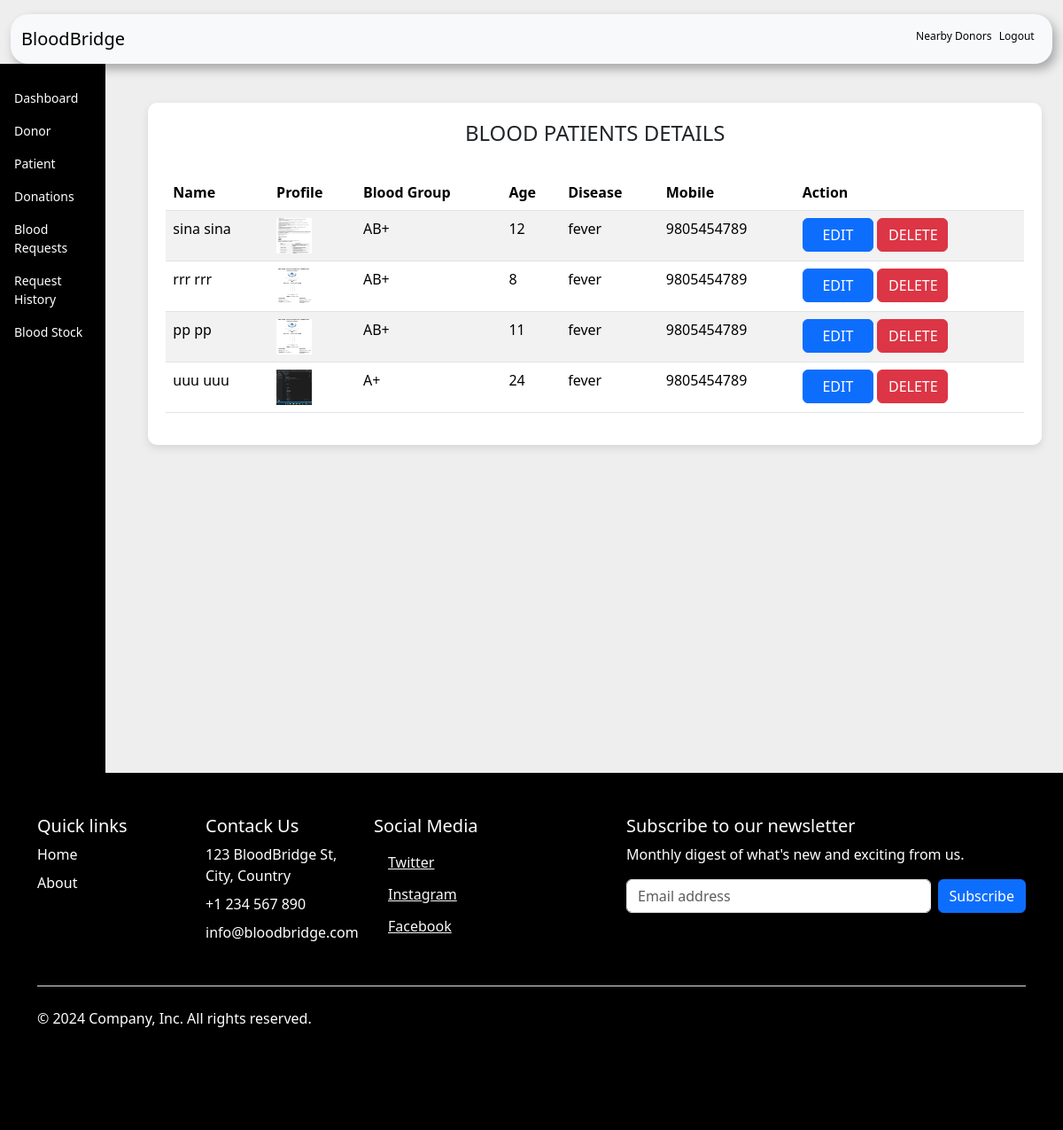
The page /admin-patient (signed in) on the database as committed earlier.
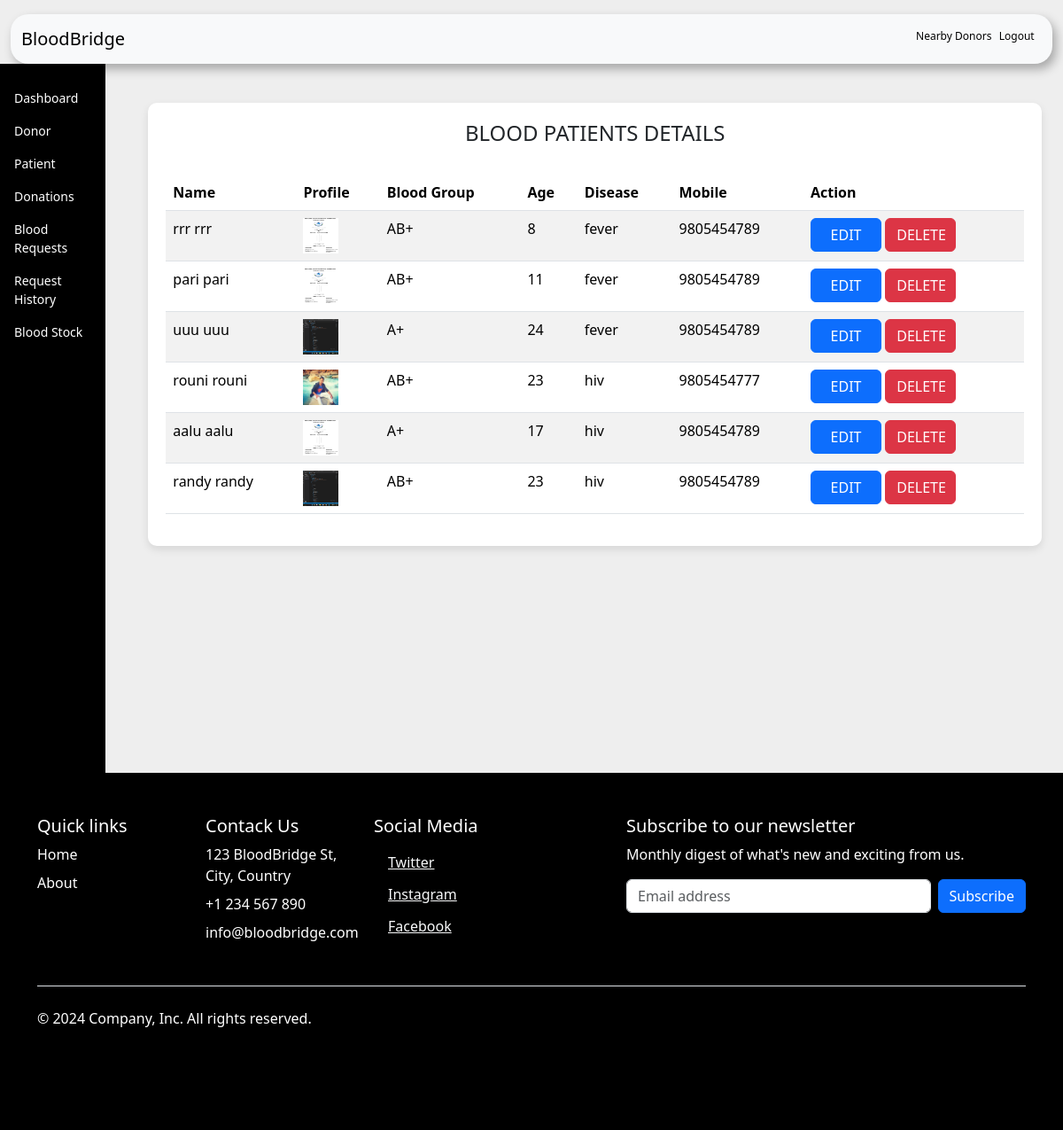
The same page on the database as committed later.
### patient/models.py (models this page shows, shortened)
class Patient(models.Model):
    user=models.OneToOneField(User,on_delete=models.CASCADE)
    profile_pic= models.ImageField(upload_to='profile_pic/Patient/',null=True,blank=True)
    age=models.PositiveIntegerField()
    bloodgroup=models.CharField(max_length=10)
    disease=models.CharField(max_length=100)
    doctorname=models.CharField(max_length=50)
    address = models.CharField(max_length=40)
    latitude = models.FloatField(null=True, blank=True)
    longitude = models.FloatField(null=True, blank=True)
    mobile = models.CharField(max_length=20,null=False)
    @property
    def get_name(self):
        return self.user.first_name+" "+self.user.last_name

### blood/views.py (the view)
# urls.py: path('admin-patient', views.admin_patient_view,name='admin-patient'),
@login_required(login_url='adminlogin')
def admin_patient_view(request):
    patients=pmodels.Patient.objects.all()
    return render(request,'blood/admin_patient.html',{'patients':patients})

### templates/blood/admin_patient.html (shortened to what the changed rows need)
{% block content %}
{% load widget_tweaks %}
{%load static%}
<!DOCTYPE html>
<html lang="en">
<head>
    <link rel="stylesheet" href="home.css">
    <link href="https://cdn.jsdelivr.net/npm/bootstrap@5.3.3/dist/css/bootstrap.min.css" rel="stylesheet">
</head>
<body style="background-color: rgb(238, 238, 238);">
    <div class="d-flex">
        <div class="container-fluid ms-4 p-4">
            <div class="table-container">
                <H4 class="text-center">BLOOD PATIENTS DETAILS</H4><br>
                <table class="table table-striped">
                    <thead class="bg-info">
                        <tr>
                            <th scope="col">Name</th>
                            <th scope="col">Profile</th>
                            <th scope="col">Blood Group</th>
                            <th scope="col">Age</th>
                            <th scope="col">Disease</th>
                            <th scope="col">Mobile</th>
                            <th class="text-right">Action</th>
                        </tr>
                    </thead>
                    <tbody>
                        {% for t in patients %}
                        <tr>
                            <td> {{t.get_name}}</td>
                            <td> <img src="{% static t.profile_pic.url %}" alt="Profile Pic" height="40px" width="40px" /></td>
                            <td>{{t.bloodgroup}}</td>
                            <td>{{t.age}}</td>
                            <td>{{t.disease}}</td>
                            <td>{{t.mobile}}</td>
                            <td class="text-right">
                                <button class="btn btn-primary badge-pill" style="width: 80px;"><a  style="text-decoration: none;color: white;" href="{% url 'update-patient' t.id  %}">EDIT</a> </button>
                                <button class="btn btn-danger badge-pill" style="width: 80px;"><a  style="text-decoration: none;color: white;" href="{% url 'delete-patient' t.id  %}">DELETE</a> </button>
                            </td>
                        </tr>
                        {% endfor %}
                    </tbody>
                </table>
            </div>
        </div>
    </div>
</body>
</html>
{% endblock content %}

Rows that differ between the two databases and show on the page:
removed Patient: get_name "sina sina", profile_pic (picture), bloodgroup "AB+", age "12", disease "fever", mobile "9805454789"
changed through a linked row, Patient: get_name "pp pp" → "pari pari"
added Patient: get_name "rouni rouni", profile_pic (picture), bloodgroup "AB+", age "23", disease "hiv", mobile "9805454777"
added Patient: get_name "aalu aalu", profile_pic (picture), bloodgroup "A+", age "17", disease "hiv", mobile "9805454789"
added Patient: get_name "randy randy", profile_pic (picture), bloodgroup "AB+", age "23", disease "hiv", mobile "9805454789"
